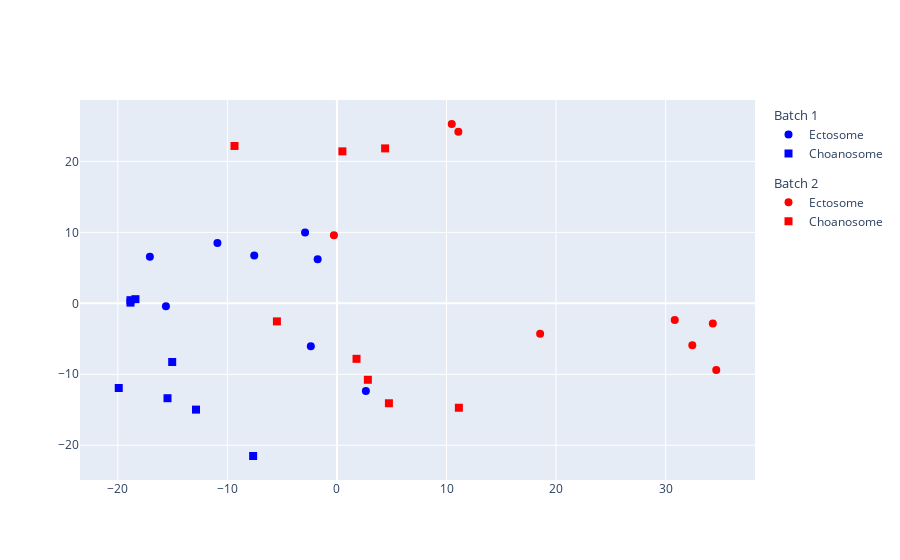

The cell this chart's notebook holds for it:
### Code cell
plotPCoA(DataReverseTransform(data_SVD, raw_data))

### Figure 1 — Plotly figure (JSON) as saved in the notebook; plotly's stock layout.template omitted (floating-point values rounded to 4 significant figures)
{"data": [{"legendgroup": "1", "legendgrouptitle": {"text": "Batch 1"}, "marker": {"color": ["blue", "blue", "blue", "blue", "blue", "blue", "blue", "blue"], "size": 8, "symbol": ["circle", "circle", "circle", "circle", "circle", "circle", "circle", "circle"]}, "mode": "markers", "name": "Ectosome", "type": "scatter", "x": [-1.76, -2.908, 2.641, -2.384, -15.61, -17.07, -10.91, -7.549], "y": [6.222, 9.967, -12.34, -6.063, -0.4046, 6.565, 8.503, 6.731]}, {"legendgroup": "1", "legendgrouptitle": {"text": "Batch 1"}, "marker": {"color": ["blue", "blue", "blue", "blue", "blue", "blue", "blue", "blue"], "size": 8, "symbol": ["square", "square", "square", "square", "square", "square", "square", "square"]}, "mode": "markers", "name": "Choanosome", "type": "scatter", "x": [-15.47, -19.91, -7.649, -12.86, -15.04, -18.39, -18.84, -18.84], "y": [-13.37, -11.93, -21.51, -14.98, -8.265, 0.5845, 0.4429, 0.09873]}, {"legendgroup": "2", "legendgrouptitle": {"text": "Batch 2"}, "marker": {"color": ["red", "red", "red", "red", "red", "red", "red", "red"], "size": 8, "symbol": ["circle", "circle", "circle", "circle", "circle", "circle", "circle", "circle"]}, "mode": "markers", "name": "Ectosome", "type": "scatter", "x": [-0.2774, 10.48, 18.54, 11.08, 30.83, 34.31, 34.62, 32.43], "y": [9.6, 25.27, -4.297, 24.17, -2.335, -2.848, -9.378, -5.912]}, {"legendgroup": "2", "legendgrouptitle": {"text": "Batch 2"}, "marker": {"color": ["red", "red", "red", "red", "red", "red", "red", "red"], "size": 8, "symbol": ["square", "square", "square", "square", "square", "square", "square", "square"]}, "mode": "markers", "name": "Choanosome", "type": "scatter", "x": [-5.479, 1.787, 4.744, -9.35, 0.4979, 2.821, 11.13, 4.397], "y": [-2.547, -7.82, -14.08, 22.17, 21.41, -10.77, -14.71, 21.83]}], "layout": {}}
